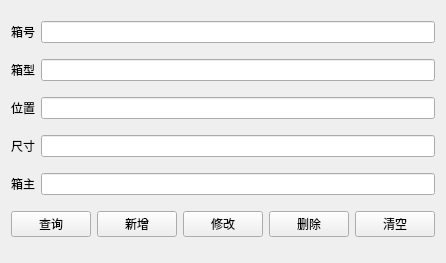
<?xml version="1.0" encoding="UTF-8"?>
<ui version="4.0">
 <class>FormContainerQuery</class>
 <widget class="QWidget" name="FormContainerQuery">
  <property name="geometry">
   <rect>
    <x>0</x>
    <y>0</y>
    <width>419</width>
    <height>263</height>
   </rect>
  </property>
  <property name="windowTitle">
   <string>Form</string>
  </property>
  <layout class="QVBoxLayout" name="verticalLayout">
   <item>
    <layout class="QHBoxLayout" name="horizontalLayout_2">
     <item>
      <widget class="QLabel" name="label">
       <property name="text">
        <string>箱号</string>
       </property>
      </widget>
     </item>
     <item>
      <widget class="QLineEdit" name="LE_CTNNO"/>
     </item>
    </layout>
   </item>
   <item>
    <layout class="QHBoxLayout" name="horizontalLayout_3">
     <item>
      <widget class="QLabel" name="label_2">
       <property name="text">
        <string>箱型</string>
       </property>
      </widget>
     </item>
     <item>
      <widget class="QLineEdit" name="LE_CTNTYPE"/>
     </item>
    </layout>
   </item>
   <item>
    <layout class="QHBoxLayout" name="horizontalLayout_4">
     <item>
      <widget class="QLabel" name="label_3">
       <property name="text">
        <string>位置</string>
       </property>
      </widget>
     </item>
     <item>
      <widget class="QLineEdit" name="LE_CTNPOS"/>
     </item>
    </layout>
   </item>
   <item>
    <layout class="QHBoxLayout" name="horizontalLayout_5">
     <item>
      <widget class="QLabel" name="label_4">
       <property name="text">
        <string>尺寸</string>
       </property>
      </widget>
     </item>
     <item>
      <widget class="QLineEdit" name="LE_CTNSIZE"/>
     </item>
    </layout>
   </item>
   <item>
    <layout class="QHBoxLayout" name="horizontalLayout_6">
     <item>
      <widget class="QLabel" name="label_5">
       <property name="text">
        <string>箱主</string>
       </property>
      </widget>
     </item>
     <item>
      <widget class="QLineEdit" name="LE_CTNOWNER"/>
     </item>
    </layout>
   </item>
   <item>
    <layout class="QHBoxLayout" name="horizontalLayout">
     <item>
      <widget class="QPushButton" name="queryButton">
       <property name="text">
        <string>查询</string>
       </property>
      </widget>
     </item>
     <item>
      <widget class="QPushButton" name="insertButton">
       <property name="text">
        <string>新增</string>
       </property>
      </widget>
     </item>
     <item>
      <widget class="QPushButton" name="updateButton">
       <property name="text">
        <string>修改</string>
       </property>
      </widget>
     </item>
     <item>
      <widget class="QPushButton" name="deleteButton">
       <property name="text">
        <string>删除</string>
       </property>
      </widget>
     </item>
     <item>
      <widget class="QPushButton" name="clearButton">
       <property name="text">
        <string>清空</string>
       </property>
      </widget>
     </item>
    </layout>
   </item>
  </layout>
 </widget>
 <resources/>
 <connections/>
</ui>
